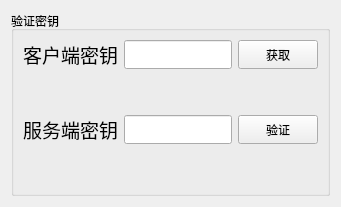
     <widget class="QWidget" name="tabK">
      <attribute name="icon">
       <iconset resource="../assets/UIcon.qrc">
        <normaloff>:/Menu/PNG/crown.png</normaloff>:/Menu/PNG/crown.png</iconset>
      </attribute>
      <attribute name="title">
       <string>密钥</string>
      </attribute>
      <layout class="QVBoxLayout" name="verticalLayout_7">
       <item>
        <widget class="QGroupBox" name="KeysgroupBox">
         <property name="title">
          <string>验证密钥</string>
         </property>
         <layout class="QVBoxLayout" name="verticalLayout_21" stretch="2,6,2,6">
          <item>
           <layout class="QHBoxLayout" name="horizontalLayout_12">
            <item>
             <widget class="QLabel" name="label_3">
              <property name="sizePolicy">
               <sizepolicy hsizetype="Fixed" vsizetype="Preferred">
                <horstretch>0</horstretch>
                <verstretch>0</verstretch>
               </sizepolicy>
              </property>
              <property name="font">
               <font>
                <pointsize>14</pointsize>
               </font>
              </property>
              <property name="text">
               <string>客户端密钥</string>
              </property>
             </widget>
            </item>
            <item>
             <widget class="QLineEdit" name="ClientKeylineEdit">
              <property name="sizePolicy">
               <sizepolicy hsizetype="Expanding" vsizetype="Expanding">
                <horstretch>0</horstretch>
                <verstretch>0</verstretch>
               </sizepolicy>
              </property>
             </widget>
            </item>
            <item>
             <widget class="QPushButton" name="GetKeyButton">
              <property name="sizePolicy">
               <sizepolicy hsizetype="Minimum" vsizetype="Expanding">
                <horstretch>0</horstretch>
                <verstretch>0</verstretch>
               </sizepolicy>
              </property>
              <property name="text">
               <string>获取</string>
              </property>
             </widget>
            </item>
           </layout>
          </item>
          <item>
           <spacer name="verticalSpacer_20">
            <property name="orientation">
             <enum>Qt::Orientation::Vertical</enum>
            </property>
            <property name="sizeHint" stdset="0">
             <size>
              <width>20</width>
              <height>40</height>
             </size>
            </property>
           </spacer>
          </item>
          <item>
           <layout class="QHBoxLayout" name="horizontalLayout_13">
            <item>
             <widget class="QLabel" name="label_4">
              <property name="sizePolicy">
               <sizepolicy hsizetype="Fixed" vsizetype="Preferred">
                <horstretch>0</horstretch>
                <verstretch>0</verstretch>
               </sizepolicy>
              </property>
              <property name="font">
               <font>
                <pointsize>14</pointsize>
               </font>
              </property>
              <property name="text">
               <string>服务端密钥</string>
              </property>
             </widget>
            </item>
            <item>
             <widget class="QLineEdit" name="ServerKeylineEdit">
              <property name="sizePolicy">
               <sizepolicy hsizetype="Expanding" vsizetype="Expanding">
                <horstretch>0</horstretch>
                <verstretch>0</verstretch>
               </sizepolicy>
              </property>
             </widget>
            </item>
            <item>
             <widget class="QPushButton" name="VerifyKeyButton">
              <property name="sizePolicy">
               <sizepolicy hsizetype="Minimum" vsizetype="Expanding">
                <horstretch>0</horstretch>
                <verstretch>0</verstretch>
               </sizepolicy>
              </property>
              <property name="text">
               <string>验证</string>
              </property>
             </widget>
            </item>
           </layout>
          </item>
          <item>
           <spacer name="verticalSpacer_21">
            <property name="orientation">
             <enum>Qt::Orientation::Vertical</enum>
            </property>
            <property name="sizeHint" stdset="0">
             <size>
              <width>20</width>
              <height>40</height>
             </size>
            </property>
           </spacer>
          </item>
         </layout>
        </widget>
       </item>
      </layout>
     </widget>
